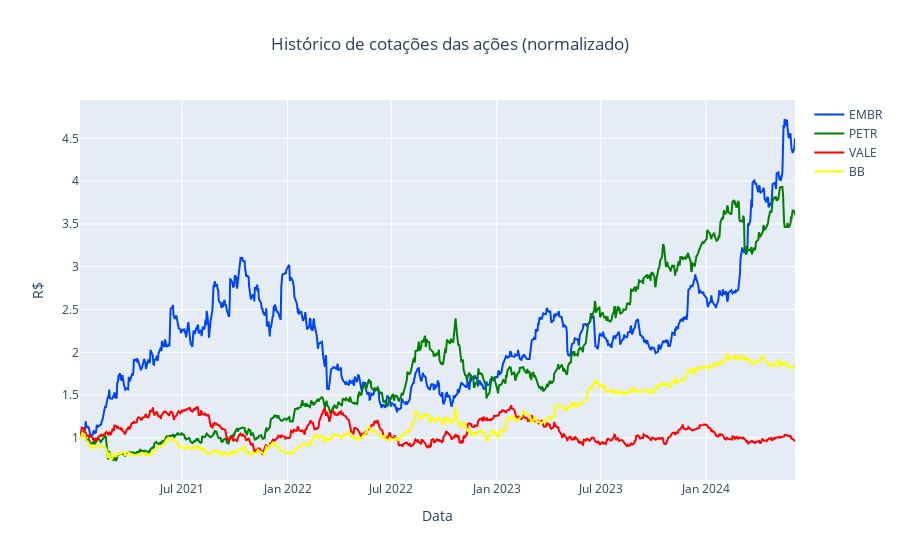

Notebook code for this chart:
### Code cell
# Criando gráfico das cotações normalizadas
figura = px.line(title = 'Histórico de cotações das ações (normalizado)')

for i, coluna in enumerate(df.columns):
    figura.add_scatter(x=df_normalizado.index, y=df_normalizado[coluna], name=coluna, line=dict(color=cores[i]))


figura.update_layout(
    xaxis_title='Data',
    yaxis_title='R$',
    title_x=0.5
)

figura.show()

### Figure 1 — Plotly figure (JSON) as saved in the notebook; plotly's stock layout.template omitted (floating-point values rounded to 4 significant figures; data arrays with more than 128 entries replaced by an {"elided": "..."} marker saying what was removed)
{"data": [{"hovertemplate": "<extra></extra>", "legendgroup": "", "line": {"color": "#636efa", "dash": "solid"}, "marker": {"symbol": "circle"}, "mode": "lines", "name": "", "orientation": "v", "showlegend": false, "type": "scatter", "xaxis": "x", "yaxis": "y"}, {"line": {"color": "#0045F5"}, "name": "EMBR", "type": "scatter", "x": {"elided": "851 str values"}, "y": {"elided": "851 float values"}}, {"line": {"color": "green"}, "name": "PETR", "type": "scatter", "x": {"elided": "851 str values"}, "y": {"elided": "851 float values"}}, {"line": {"color": "red"}, "name": "VALE", "type": "scatter", "x": {"elided": "851 str values"}, "y": {"elided": "851 float values"}}, {"line": {"color": "yellow"}, "name": "BB", "type": "scatter", "x": {"elided": "851 str values"}, "y": {"elided": "851 float values"}}], "layout": {"legend": {"tracegroupgap": 0}, "title": {"text": "Histórico de cotações das ações (normalizado)", "x": 0.5}, "xaxis": {"anchor": "y", "domain": [0, 1], "title": {"text": "Data"}}, "yaxis": {"anchor": "x", "domain": [0, 1], "title": {"text": "R$"}}}}
